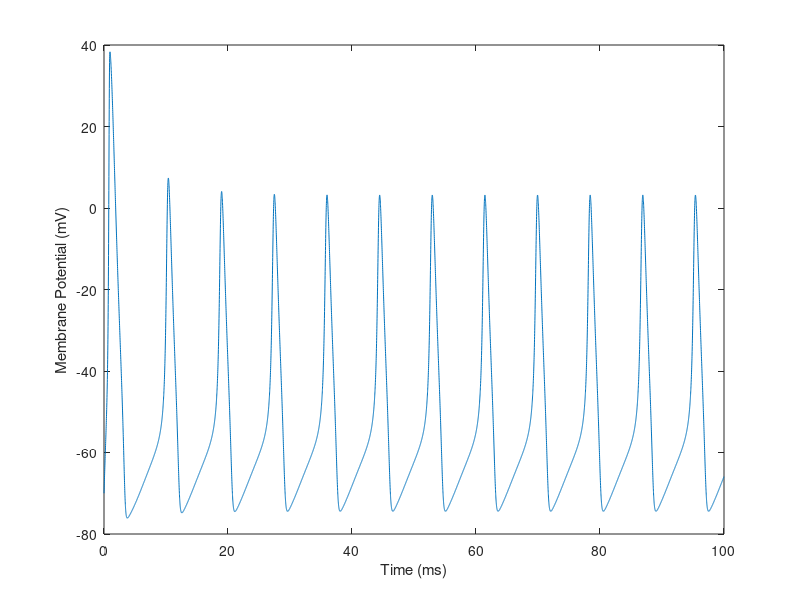
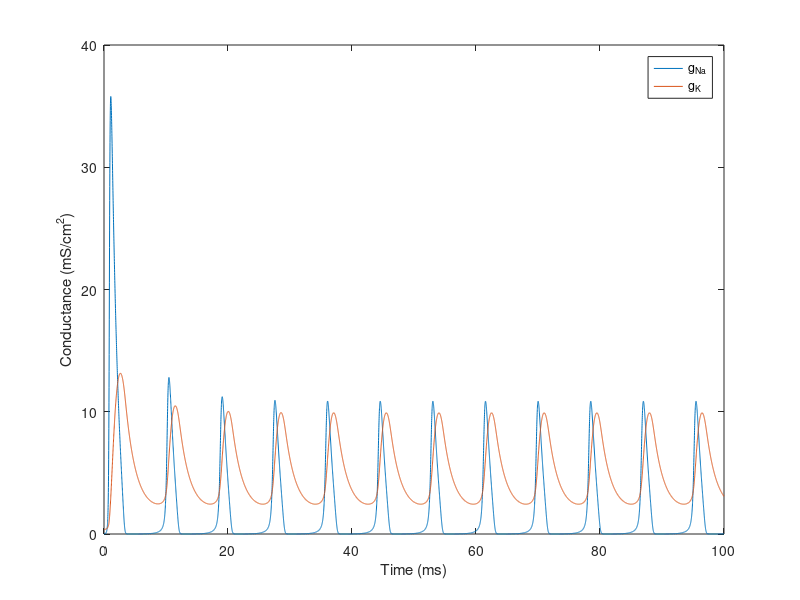

Recreate these plots in MATLAB, in order.
clear all
close all
clc

% simulation parameters
dt = .01;
t = 0:dt:100;

% stimulation values
I = 50;
t_s = 100*1/dt;

% constants
gbar_K = 36;
gbar_Na = 120;
gbar_L = .3;
E_K = -12;
E_Na = 115;
E_L = 10.6;
V_rest = -70;
C_m = 1;

% calculate displacement of potentials from rest
V_m = V_rest;
V = abs(V_m)-abs(V_rest);
V_K = E_K-abs(V_rest);
V_Na = E_Na-abs(V_rest);
V_L = E_L-abs(V_rest);

% calculate gating variables at rest
a_m = .1*((25-V)/(exp((25-V)/10)-1));
B_m = 4*exp(-V/18);
a_n = .01*((10-V)/(exp((10-V)/10)-1));
B_n = .125*exp(-V/80);
a_h = .07*exp(-V/20);
B_h = 1/(exp((30-V)/10)+1);

m = a_m/(a_m+B_m);
n = a_n/(a_n+B_n);
h = a_h/(a_h+B_h);

% calculate g_Na & g_K at rest
g_Na = m^3*gbar_Na*h;
g_K = n^4*gbar_K;

% iterate for values over simulation period
for i = 1:length(t)-1
%     calculate gating variables
    a_m = .1*((25-V(i))/(exp((25-V(i))/10)-1));
    B_m = 4*exp(-V(i)/18);
    a_n = .01*((10-V(i))/(exp((10-V(i))/10)-1));
    B_n = .125*exp(-V(i)/80);
    a_h = .07*exp(-V(i)/20);
    B_h = 1/(exp((30-V(i))/10)+1);
    
    m = m+dt*(a_m*(1-m)-B_m*m);
    n = n+dt*(a_n*(1-n)-B_n*n);
    h = h+dt*(a_h*(1-h)-B_h*h);
    
%     calculate conductances
    g_Na(i+1) = m^3*gbar_Na*h;
    g_K(i+1) = n^4*gbar_K;
    
%     calculate currents
    I_Na = g_Na(i+1)*(V_m(i)-V_Na);
    I_K = g_K(i+1)*(V_m(i)-V_K);
    I_L = gbar_L*(V_m(i)-V_L);
    if i <= t_s
        I_ion = (I-I_K-I_Na-I_L);
    else
        I_ion = (-I_K-I_Na-I_L);
    end
    
%     calculate membrane potential
    V(i+1) = V(i)+dt*I_ion/C_m;
    V_m(i+1) = V_rest+V(i+1);
end

% plot resting membrane potential
figure(1)
plot(t,V_m)
xlabel('Time (ms)')
ylabel('Membrane Potential (mV)')

% plot g_Na & g_K
figure(2)
plot(t,g_Na,t,g_K)
legend('g_{Na}','g_K')
xlabel('Time (ms)')
ylabel('Conductance (mS/cm^2)')
